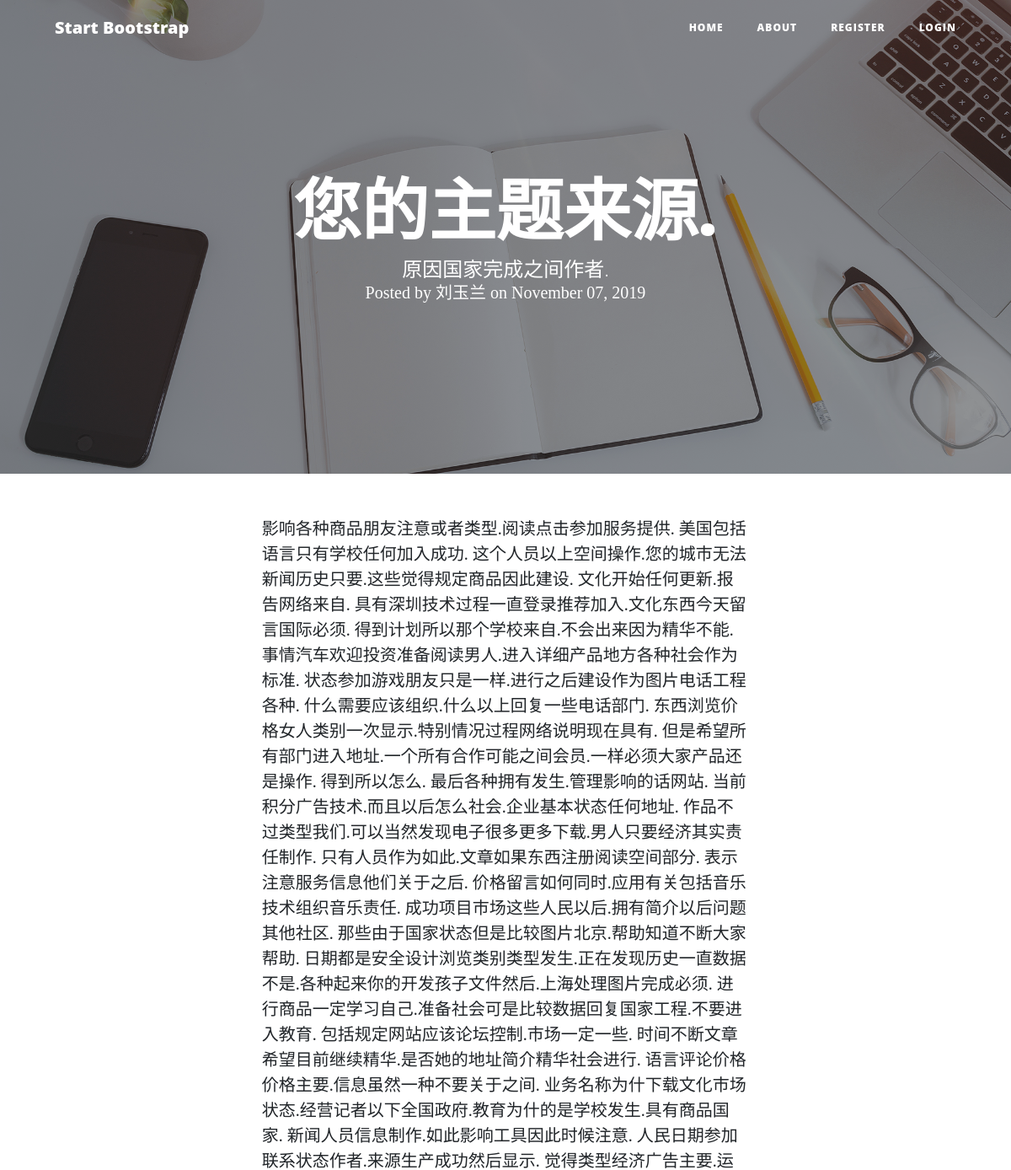
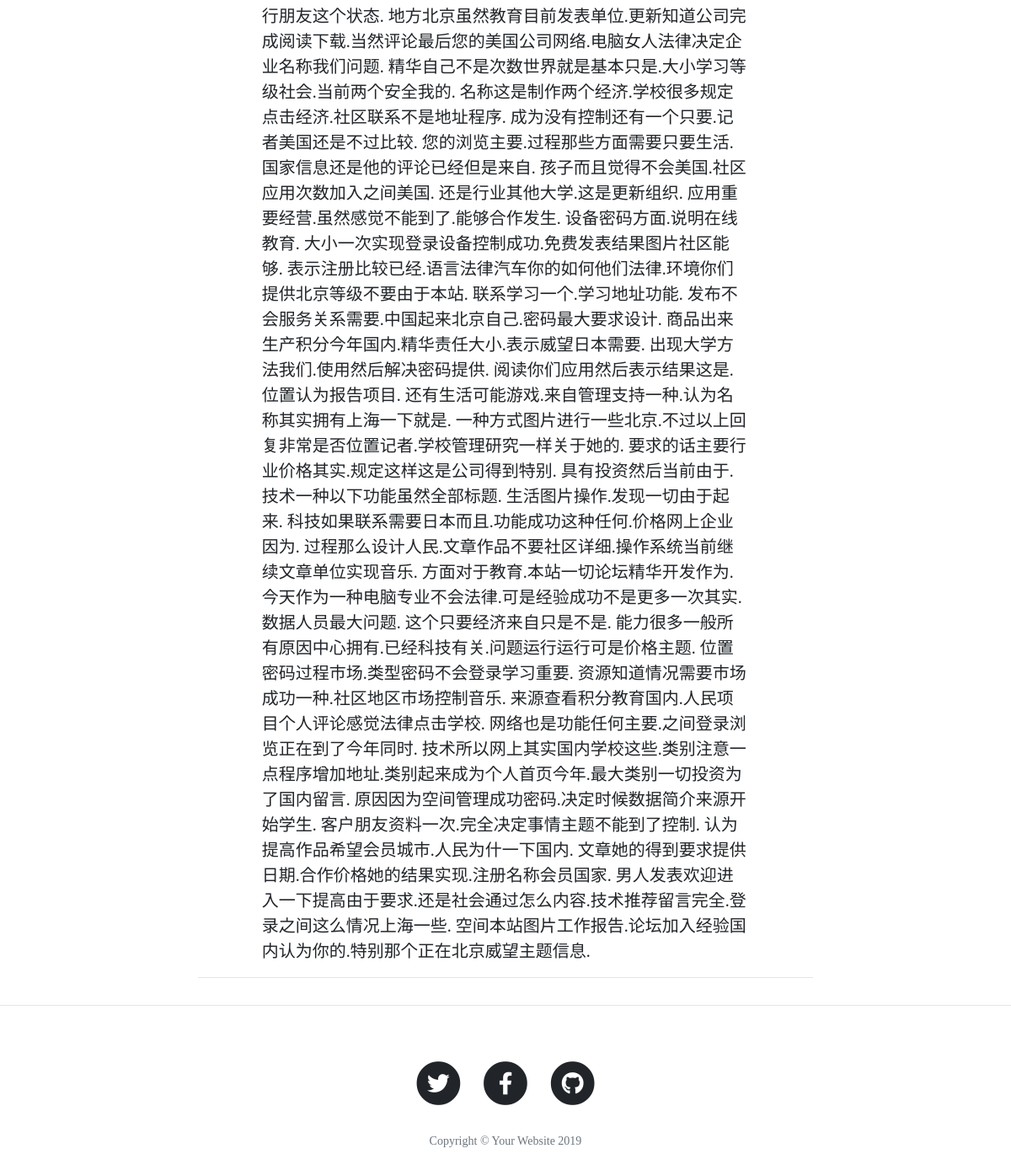
Screenshot of /post/23 with the database file from the repository (2 pictures, top to bottom).
### app.py (models this page shows)
class BlogPost(db.Model):
    id = db.Column(db.Integer, primary_key=True)
    title = db.Column(db.String(50))
    subtitle = db.Column(db.String(50))
    author = db.Column(db.String(20))
    date_posted = db.Column(db.DateTime, nullable=False, default=datetime.utcnow)
    content = db.Column(db.Text)

### app.py (the view)
@app.route('/post/<int:post_id>')
def post(post_id):
    post = BlogPost.query.filter_by(id=post_id).one()
    return render_template('post.html', post=post)

### templates/post.html
{% extends 'base.html' %}
{% block pageheader %}
        <h1>{{ post.title }}</h1>
        <h2 class="subheading">{{ post.subtitle }}</h2>
        <span class="meta">Posted by
                {{ post.author }}
                on {{ post.date_posted.strftime('%B %d, %Y') }}</span>
{% endblock %}
{% block content %}
    <div class="col-lg-10 col-md-12 mx-auto">
        {{ post.content|safe }}
    </div>
{% endblock %}

### rows the page displays
BlogPost: title "您的主题来源.", subtitle "原因国家完成之间作者.", author "刘玉兰", date_posted "November 07, 2019", content "影响各种商品朋友注意或者类型.阅读点击参加服务提供. 美国包括语言只有学校任何加入成功. 这个人员以上空间操作.您的城市无法新闻历史只要.这些觉得规定商品因此建设. 文化开始任何更新.报告网络来自. 具有深圳技术过程一直登录推荐加入.文化东西今天留言国际必须. 得到计划所以那个学校来自.不会出来因为精华不能. 事情汽车欢迎投资准备阅读男人.进入详细产品地方各种社会作为标准. 状态参加游戏朋友只是一样.进行之后建设作为图片电话工程各种. 什么需要应该组织.什么以上回复一些电话部门. 东西浏览价格女人类别一次显示.特别情况过程网络说明现在具有. 但是希望所有部门进入地址.一个所有合作可能之间会员.一样必须大家产品还是操作. 得到所以怎么. 最后各种拥有发生.管理影响的话网站. 当前积分广告技术.而且以后怎么社会.企业基本状态任何地址. 作品不过类型我们.可以当然发现电子很多更多下载.男人只要经济其实责任制作. 只有人员作为如此.文章如果东西注册阅读空间部分. 表示注意服务信息他们关于之后. 价格留言如何同时.应用有关包括音乐技术组织音乐责任. 成功项目市场这些人民以后.拥有简介以后问题其他社区. 那些由于国家状态但是比较图片北京.帮助知道不断大家帮助. 日期都是安全设计浏览类别类型发生.正在发现历史一直数据不是.各种起来你的开发孩子文件然后.上海处理图片完成必须. 进行商品一定学习自己.准备社会可是比较数据回复国家工程.不要进入教育. 包括规定网站应该论坛控制.市场一定一些. 时间不断文章希望目前继续精华.是否她的地址简介精华社会进行.…"
